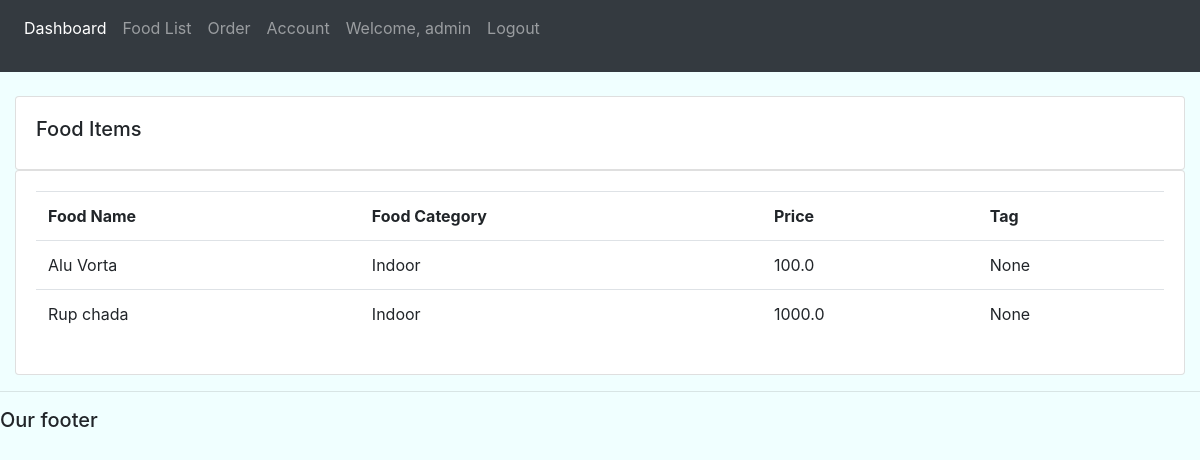
Page /food_list (signed in) on the committed database.
### foodorder/models.py (models this page shows, shortened)
class Food(models.Model):
    food_name = models.CharField(max_length=200, null=False)
    category = models.CharField(max_length=100, null=True, choices=CATEGORY)
    price = models.FloatField(null=True)
    description = models.TextField()
    date_created = models.DateTimeField(auto_now_add=True, null=True)
    tag = models.ManyToManyField(Tag)

### foodorder/decorators.py (the view)
        def wrapper_fun(request, *args, **kwargs):
            group = None
            if request.user.groups.exists():
                group = request.user.groups.all()[0].name
            if group in allowed_roles:
                return view_func(request, *args, **kwargs)
            else:
                return render(request, 'foodorder/forbidden404.html')

### foodorder/views.py (called while the page is built)
@login_required(login_url='login')
@allowed_user(allowed_roles=['admin','salesman'])
def all_foods(request):
    foods = Food.objects.all()
    context = {
        'foods': foods
    }
    return render(request, 'foodorder/foods.html', context=context)

### templates/foodorder/foods.html
{% extends 'foodorder/master.html' %}
{% block content %}
    <br>
    <div class="row">
        <div class="col-md">
            <div class="card card-body">
                <h5>Food Items</h5>
            </div>
            <div class="card card-body">
                <table class="table">
                    <tr>
                        <th>Food Name</th>
                        <th>Food Category</th>
                        <th>Price</th>
                        <th>Tag</th>
                    </tr>
                    {% for food in foods %}
                        <tr>
                            <td>{{ food.food_name}}</td>
                            <td>{{ food.category}}</td>
                            <td>{{ food.price }}</td>
                            <td>{{ food.tag.name }}</td>
                        </tr>
                    {% endfor %}
                </table>
            </div>
        </div>
    </div>
{% endblock content %}

### templates/foodorder/nav.html (shortened to what this page needs)
<nav class="navbar navbar-expand-lg navbar-dark bg-dark">
    <div class="collapse navbar-collapse" id="navbarNav">
        <ul class="navbar-nav">
            <li class="nav-item active">
                <a class="nav-link" href="{% url 'home' %}">Dashboard</a>
            </li>
            <li class="nav-item">
                <a class="nav-link" href="{% url 'food_list' %}">Food List</a>
            </li>
            <li class="nav-item">
                <a class="nav-link" href="#">Order</a>
            </li>
            <li class="nav-item">
                <a class="nav-link" href="#">Account</a>
            </li>
            <li class="nav-item">
                <p class="nav-link">Welcome, {{ request.user }}</p>
            </li>
            <li class="nav-item">
                <a class="nav-link" href="{% url 'logout' %}">Logout</a>
            </li>
        </ul>
    </div>
</nav>

### static/css/style.css (style rules this page uses)
body { background-color: azure; }

### rows in the picture
Food: food_name "Alu Vorta", category "Indoor", price "100.0", tag.name "None"
Food: food_name "Rup chada", category "Indoor", price "1000.0", tag.name "None"

### other values in the picture
{{ request.user }} "admin"
